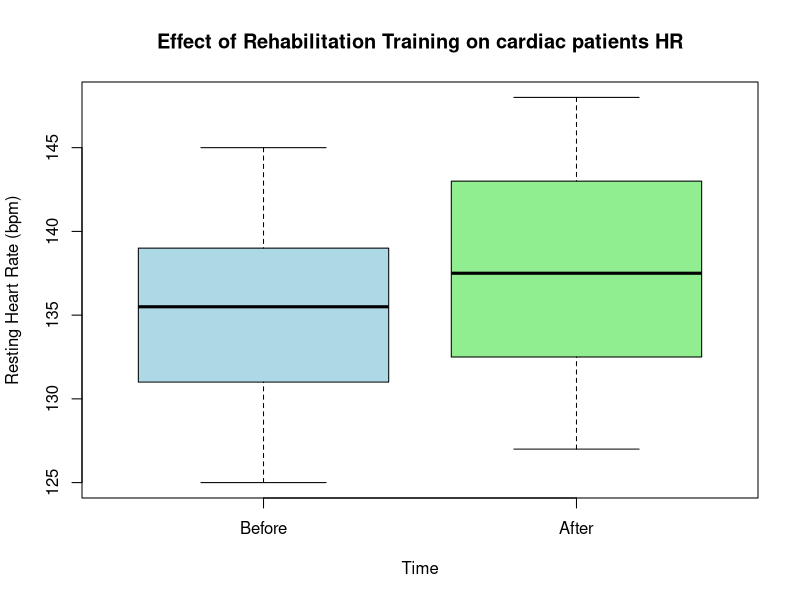
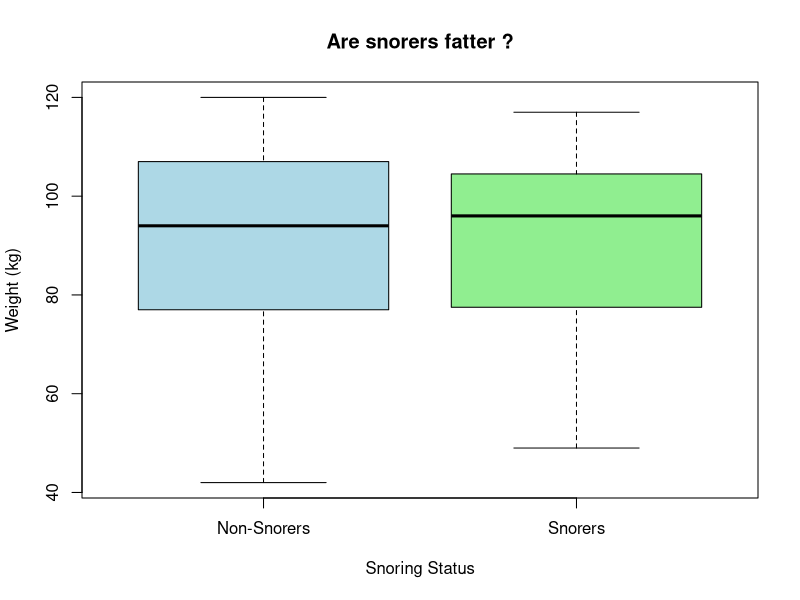
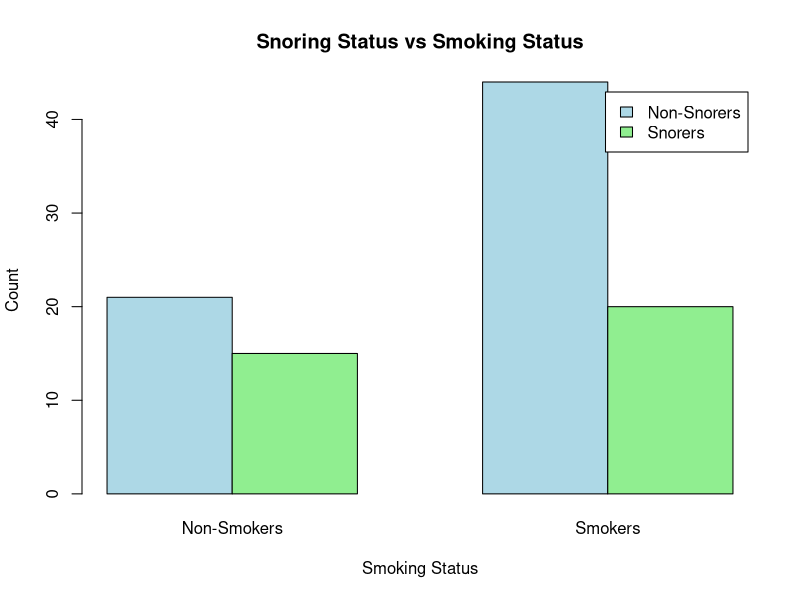
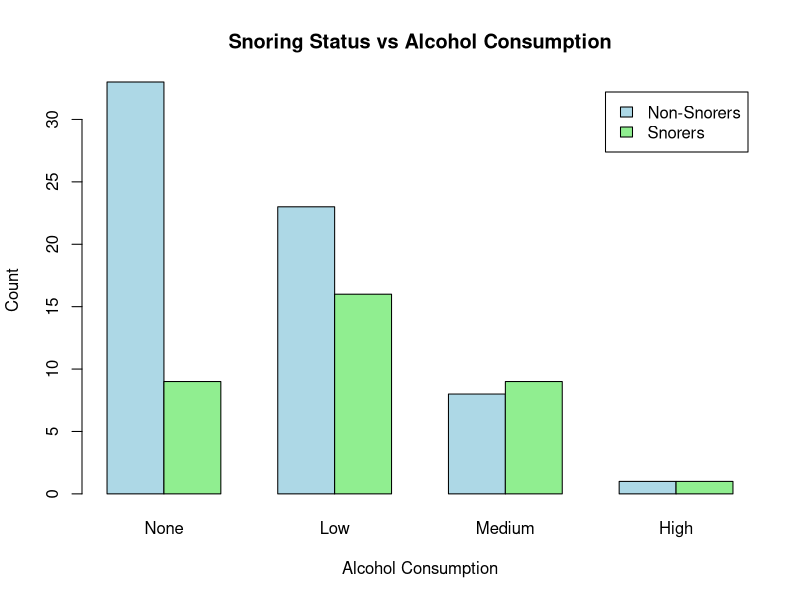
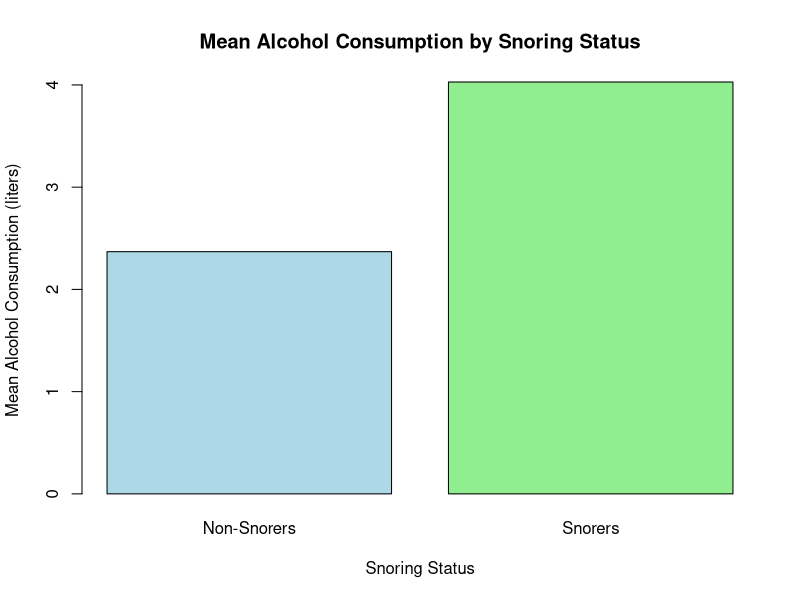
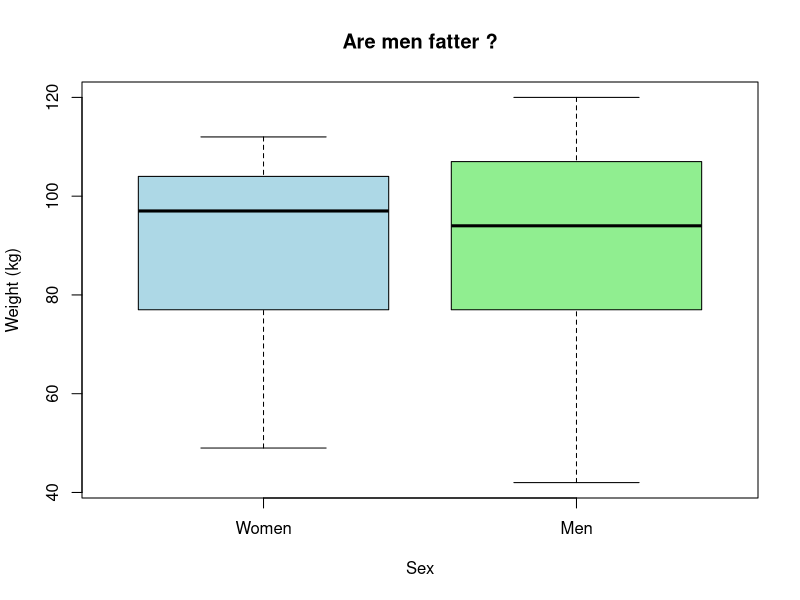

Recreate these plots in R, in order.
## ---- chunk 1
prepost <- read.csv("data/test_data/PrePost.csv",header=TRUE)
head(prepost)
summary(prepost)
## ---- chunk 2
# We separate the two groups
rest.Pre  <- prepost$perf[prepost$time == "Before"]
rest.Post <- prepost$perf[prepost$time == "After"]

# Shapiro-Wilk normality test
shapiro.test(rest.Pre)
shapiro.test(rest.Post)
## ---- chunk 3
# Paired t-test
t_test_result <- t.test(rest.Pre, rest.Post, paired = TRUE)
t_test_result
## ---- chunk 4
# Boxplot to visualize the effect of the treatment
prepost$time <- factor(prepost$time, levels = c("Before", "After"))
boxplot(perf ~ time, data = prepost, 
        main = "Effect of Rehabilitation Training on cardiac patients HR",
        xlab = "Time", ylab = "Resting Heart Rate (bpm)",
        col = c("lightblue", "lightgreen"))
## ---- chunk 5
snore <- read.table("data/test_data/snore.txt", header=TRUE)
head(snore)
summary(snore)
## ---- chunk 6
# We separate the two groups
snore_weight  <- snore$weight[snore$snore == "O"]
non_snore_weight <- snore$weight[snore$snore == "N"]

# Shapiro-Wilk normality test
shapiro.test(snore_weight)
shapiro.test(non_snore_weight)
## ---- chunk 7
# Wilcoxon test
wilcox_test<- wilcox.test(snore_weight, non_snore_weight)
wilcox_test
## ---- chunk 8
# Boxplot to visualize the weight of snorers and non-snorers
boxplot(weight ~ snore, data = snore, 
        main = "Are snorers fatter ?",
        xlab = "Snoring Status", ylab = "Weight (kg)",
        col = c("lightblue", "lightgreen"),
        names = c("Non-Snorers", "Snorers"))
## ---- chunk 9
#  Contingency table Snore (Yes/No) × Tabac (Yes/No)
table_snore_tabac <- table(snore$snore, snore$tabac)
rownames(table_snore_tabac) <- c("Non-Snorers", "Snorers")
colnames(table_snore_tabac) <- c("Non-Smokers", "Smokers")
print(table_snore_tabac)

# Contingency table Snore (Yes/No) × Alcool (Low/Medium/High) 
snore$alcool_cat <- cut(snore$alcool,
                        breaks = c(-1,0, 5, 10, Inf),
                        labels = c("None","Low", "Medium", "High"))

table_snore_alcool <- table(snore$snore, snore$alcool_cat)
rownames(table_snore_alcool) <- c("Non-Snorers", "Snorers")
colnames(table_snore_alcool) <- c("None","Low", "Medium", "High")
print(table_snore_alcool)
## ---- chunk 10
# Chi-squared test for Snore × Tabac
chi2_tabac <- chisq.test(table_snore_tabac)
chi2_tabac
chi2_tabac$expected
## ---- chunk 11
# test the normality of the distribution of alcohol consumption in snorers and non-snorers
shapiro.test(snore$alcool[snore$snore == "O"])
shapiro.test(snore$alcool[snore$snore == "N"])
## ---- chunk 12
# Wilcoxon test for Snore × Alcool
wilcox_alcool <- wilcox.test(alcool ~ snore, data = snore)
wilcox_alcool
## ---- chunk 13
# Mean alcohol consumption for Snorers and Non-Snorers
mean_alcool_snorers <- mean(snore$alcool[snore$snore == "O"])
mean_alcool_non_snorers <- mean(snore$alcool[snore$snore == "N"])
mean_alcool_snorers
mean_alcool_non_snorers
## ---- chunk 14
# Barplot for Snore × Tabac
barplot(table_snore_tabac, beside = TRUE,
        main = "Snoring Status vs Smoking Status",
        xlab = "Smoking Status", ylab = "Count",
        col = c("lightblue", "lightgreen"),
        legend = rownames(table_snore_tabac))
# Barplot for Snore × Alcool
barplot(table_snore_alcool, beside = TRUE,
        main = "Snoring Status vs Alcohol Consumption",
        xlab = "Alcohol Consumption", ylab = "Count",
        col = c("lightblue", "lightgreen"),
        legend = rownames(table_snore_alcool))
#Barplot for Snore X Alcool mean
barplot(c(mean_alcool_non_snorers, mean_alcool_snorers),
        names.arg = c("Non-Snorers", "Snorers"),
        main = "Mean Alcohol Consumption by Snoring Status",
        xlab = "Snoring Status", ylab = "Mean Alcohol Consumption (liters)",
        col = c("lightblue", "lightgreen"))
## ---- chunk 15
# We separate the two groups
men_weight <- snore$weight[snore$sex =="H"]
women_weight <- snore$weight[snore$sex =="F"]

# Shapiro-Wilk normality test
shapiro.test(men_weight)
shapiro.test(women_weight)
## ---- chunk 16
wilcox_test<- wilcox.test(men_weight, women_weight)
wilcox_test
## ---- chunk 17
# Boxplot to visualize the weight according to sex 
boxplot(weight ~ sex, data = snore, 
        main = "Are men fatter ?",
        xlab = "Sex", ylab = "Weight (kg)",
        col = c("lightblue", "lightgreen"),
        names = c("Women", "Men"))
